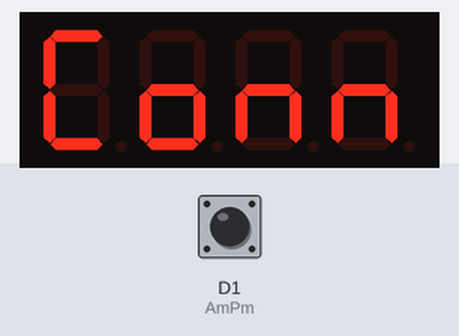
Simulated run of this sketch. Board: ESP8266 (NodeMCU). Parts: 4-digit seven-segment display. Inputs (shaded band) come from the test bench; at power-on: D1 (AmPm) HIGH. WiFi joins after 1.5 s; servers stay silent unless stated; the local clock reads 2024-03-15 10:24:30 at power-on unless the sketch sets it.

Above: at 0.1 s.
At 1.6 s:
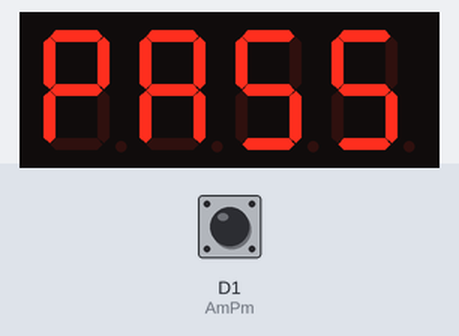
At 2.6 s:
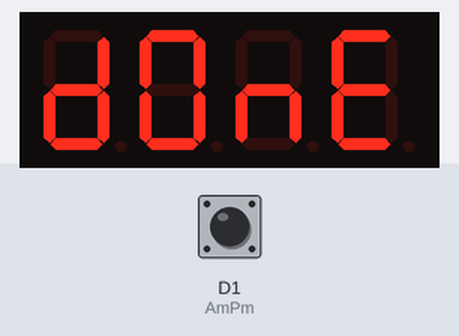
At 3.8 s:
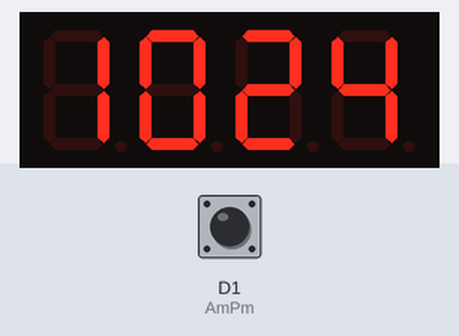
At 38.1 s:
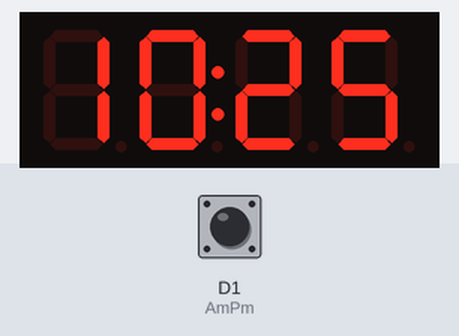

The sketch:

mydigit_cn_esp8266_ntp_tm1637.ino
```cpp
//所需库 TM1637

#include <ESP8266WiFi.h>
#include <time.h>
#include <TM1637Display.h>

// WiFi Config
#define WIFI_SSID     "YourSSID"
#define WIFI_PASSWORD "yourPASSWORD"

// NTP Config
int timezone = 7 * 3600;
int dst = 0;

// Module connection pins (Digital Pins)
#define CLK D5
#define DIO D7
#define AmPm D1
#define TEST_DELAY   2000

const uint8_t SEG_CONN[] = { SEG_A | SEG_D | SEG_E | SEG_F,                 // C
SEG_C | SEG_D | SEG_E | SEG_G,                   // o
SEG_C | SEG_E | SEG_G,                           // n
SEG_C | SEG_E | SEG_G                            // n
};

const uint8_t SEG_PASS[] = { SEG_A | SEG_B | SEG_E | SEG_F | SEG_G,         // P
SEG_A | SEG_B | SEG_C | SEG_E | SEG_F | SEG_G,   // A
SEG_A | SEG_C | SEG_D | SEG_F | SEG_G,           // S
SEG_A | SEG_C | SEG_D | SEG_F | SEG_G            // S
};

const uint8_t SEG_FAIL[] = { SEG_A | SEG_E | SEG_F | SEG_G,                 // F
SEG_A | SEG_B | SEG_C | SEG_E | SEG_F | SEG_G,   // A
SEG_F | SEG_G,                                   // I
SEG_D | SEG_F | SEG_G                            // L
};

const uint8_t SEG_DONE[] = { SEG_B | SEG_C | SEG_D | SEG_E | SEG_G,         // d
SEG_A | SEG_B | SEG_C | SEG_D | SEG_E | SEG_F,   // O
SEG_C | SEG_E | SEG_G,                           // n
SEG_A | SEG_D | SEG_E | SEG_F | SEG_G            // E
};

TM1637Display display(CLK, DIO);

String lastTimeStr;
unsigned long lastShowColon = 0;
bool showColon = false;
bool hourcheck = false;

void setup() {
  pinMode(AmPm, INPUT);
  display.setBrightness(0x0e);

  // Connect WiFi
  WiFi.mode(WIFI_STA);
  WiFi.begin(WIFI_SSID, WIFI_PASSWORD);
  display.setSegments(SEG_CONN);

  while (WiFi.status() != WL_CONNECTED) {
    delay(500);
  }
  display.setSegments(SEG_PASS);
  delay(1000);

  // Get time from NTP server
  configTime(timezone, dst, "ntp.ku.ac.th", "fw.eng.ku.ac.th",
      "ilm.live.rmutt.ac.th");
  while (!time(nullptr)) {
    delay(500);
  }
  display.setSegments(SEG_DONE);
  delay(1000);
}

void loop() {
  while (WiFi.status() != WL_CONNECTED) {
    connect_wifi();
  }
  uint8_t hour;
  bool hourcheck;
  time_t now = time(nullptr);
  struct tm *p_tm = localtime(&now);

  hour = p_tm->tm_hour;
  if (digitalRead(AmPm) == LOW) {
    if (hour > 12) {
      hour = hour - 12;
    }
  }
  if (hour < 1) {
    hourcheck = true;
  } else {
    hourcheck = false;
  }
  if ((p_tm->tm_sec % 2) == 0) {
    display.showNumberDecEx(hour * 100 + p_tm->tm_min, 0x40, hourcheck);
  } else {
    display.showNumberDecEx(hour * 100 + p_tm->tm_min, 0x00, hourcheck);
  }

}
void connect_wifi() {
  WiFi.mode(WIFI_STA);
  WiFi.begin(WIFI_SSID, WIFI_PASSWORD);
  display.setSegments(SEG_CONN);
}
```

Measured:
- what the display in image 1 shows lasts 1.1 s, from 1.5 s to 2.6 s
